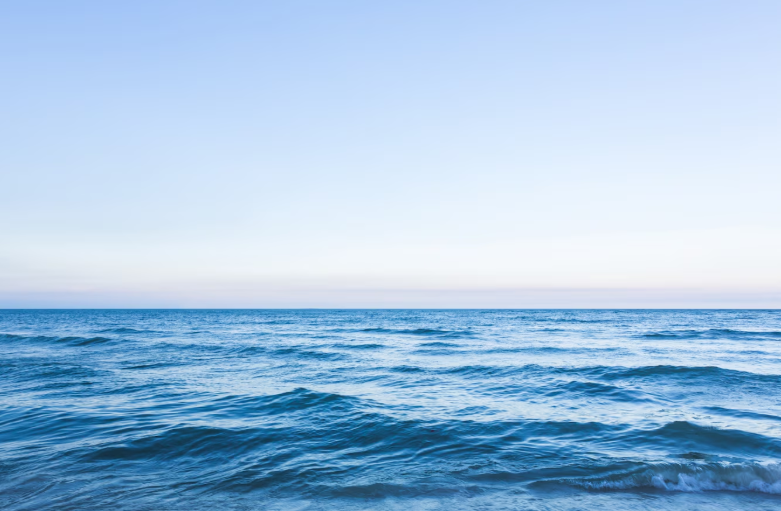
#> input picture ocean.png, 781 x 511 px
$ jupyter execute DL_Exp_5.ipynb   (older library calls are emulated)
#> lines starting #> are read from the running program, lines starting #| are printed output that depends on the picture
[cell 1]
import cv2
import matplotlib.pyplot as plt
import numpy as np
image1=cv2.imread("ocean.png")
#> image1 is the input picture: shape (511, 781, 3); mean B, G, R 224.8, 195, 162.6
image2=cv2.cvtColor(image1,cv2.COLOR_BGR2RGB)
kernel=np.ones((11,11),np.float32)/169
image3=cv2.filter2D(image2,-1,kernel)
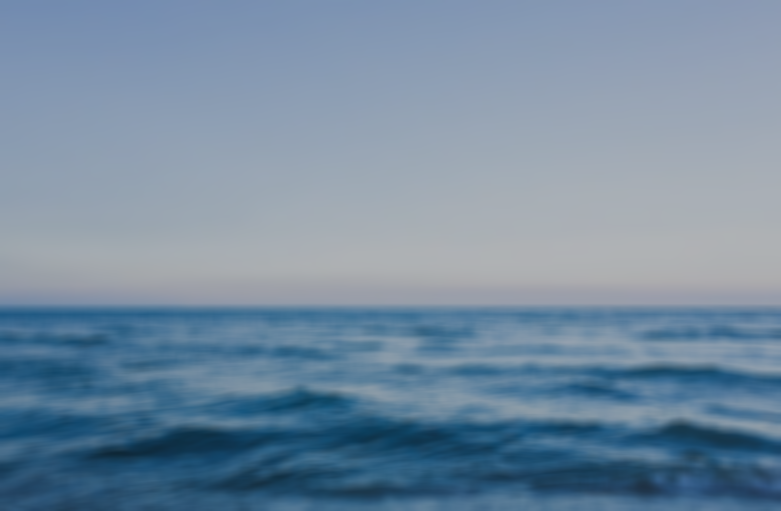
#> image3: shape (511, 781, 3); mean R, G, B 116.4, 139.6, 160.9
plt.figure(figsize=(9,9))
plt.subplot(1,2,1)
plt.imshow(image2)
plt.title("Original Image")
plt.axis("off")
plt.subplot(1,2,2)
plt.imshow(image3)
plt.title("Average Filter Image")
plt.axis("off")
plt.show()
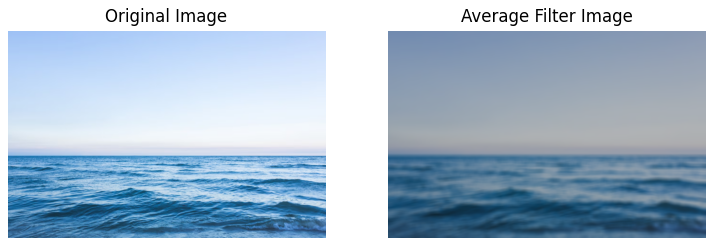
#> figure drawn by matplotlib, 2 panels

[cell 2]
kernel1=np.array([[1,2,1],[2,4,2],[1,2,1]])/16
image2=cv2.cvtColor(image1,cv2.COLOR_BGR2RGB)
image3=cv2.filter2D(image2,-1,kernel1)
plt.subplot(1,2,1)
plt.imshow(image2)
plt.title("Original Image")
plt.axis("off")
plt.subplot(1,2,2)
plt.imshow(image3)
plt.title("Weighted Average Filter Image")
plt.axis("off")
plt.show()
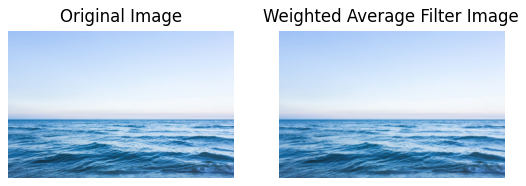
#> figure drawn by matplotlib, 2 panels

[cell 3]
gaussian_blur=cv2.GaussianBlur(image2,(33,33),0,0)
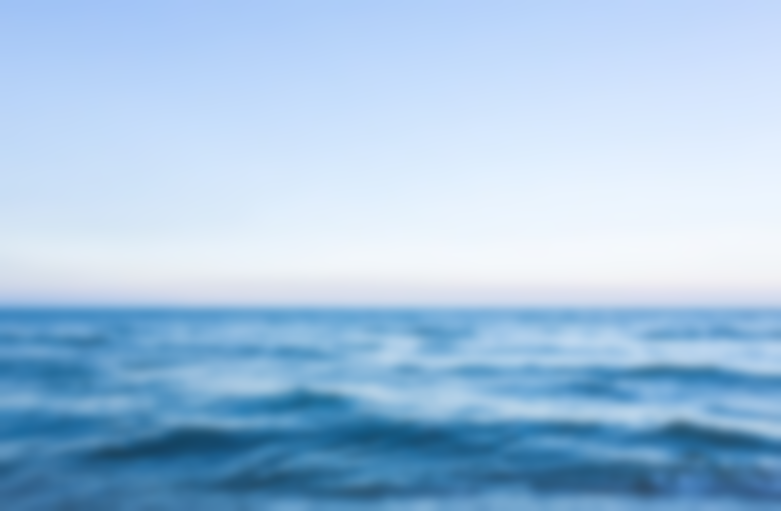
#> gaussian_blur: shape (511, 781, 3); mean R, G, B 162.6, 195, 224.8
plt.subplot(1,2,1)
plt.imshow(image2)
plt.title("Original Image")
plt.axis("off")
plt.subplot(1,2,2)
plt.imshow(gaussian_blur)
plt.title("Gaussian Blur")
plt.axis("off")
plt.show()

[cell 4]
median=cv2.medianBlur(image2,13)
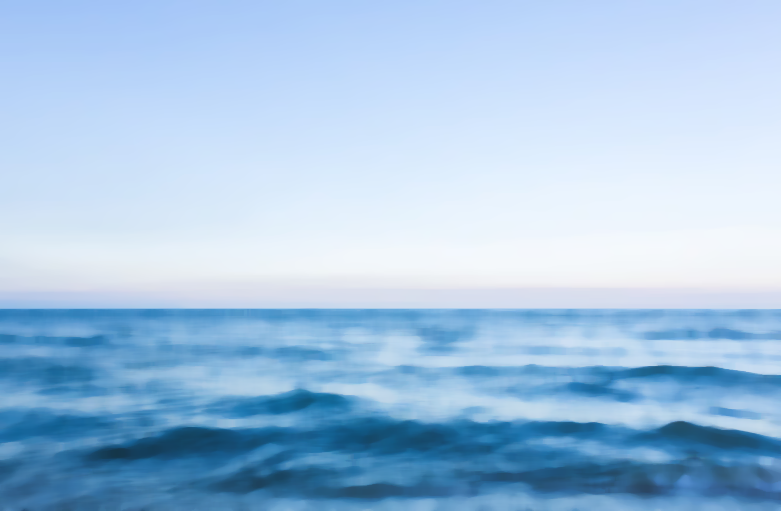
#> median: shape (511, 781, 3); mean R, G, B 162.8, 195.5, 225.7
plt.figure(figsize=(9,9))
plt.subplot(1,2,1)
plt.imshow(image2)
plt.title("Original Image")
plt.axis("off")
plt.subplot(1,2,2)
plt.imshow(median)
plt.title("Median Blur")
plt.axis("off")
plt.show()

[cell 5]
kernel2=np.array([[-1,-1,-1],[2,-2,1],[2,1,-1]])
image3=cv2.filter2D(image2,-1,kernel2)
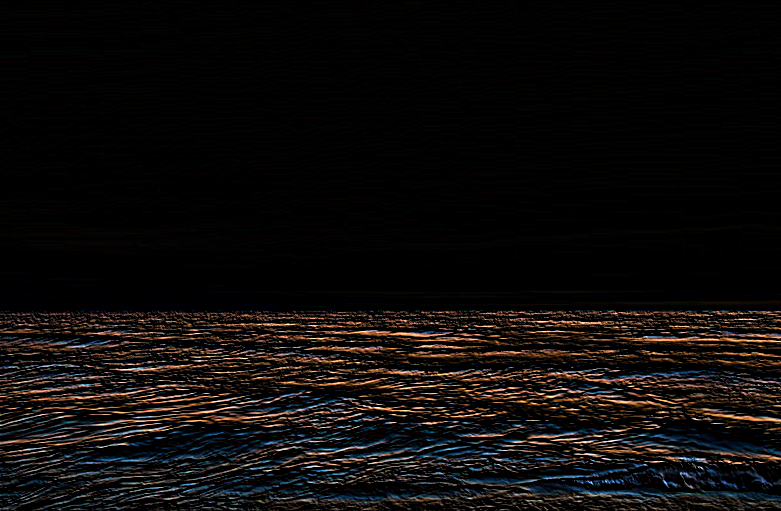
#> image3: shape (511, 781, 3); mean R, G, B 14.7, 12.1, 10.9
plt.subplot(1,2,1)
plt.imshow(image2)
plt.title("Original Image")
plt.axis("off")
plt.subplot(1,2,2)
plt.imshow(image3)
plt.title("Laplacian Kernel")
plt.axis("off")
plt.show()

[cell 6]
laplacian=cv2.Laplacian(image2,cv2.CV_64F)
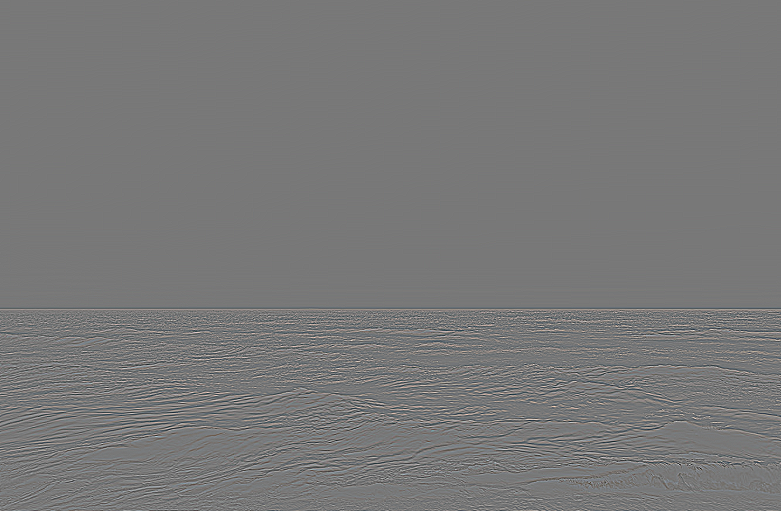
#> laplacian: shape (511, 781, 3) float64; mean R, G, B 0, 0, 0; drawn with min black and max white
plt.subplot(1,2,1)
plt.imshow(image2)
plt.title("Original Image")
plt.axis("off")
plt.subplot(1,2,2)
plt.imshow(laplacian)
plt.title("Laplacian Operator")
plt.axis("off")
plt.show()
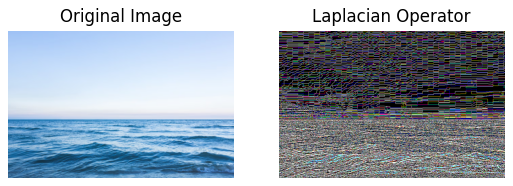
#> figure drawn by matplotlib, 2 panels
